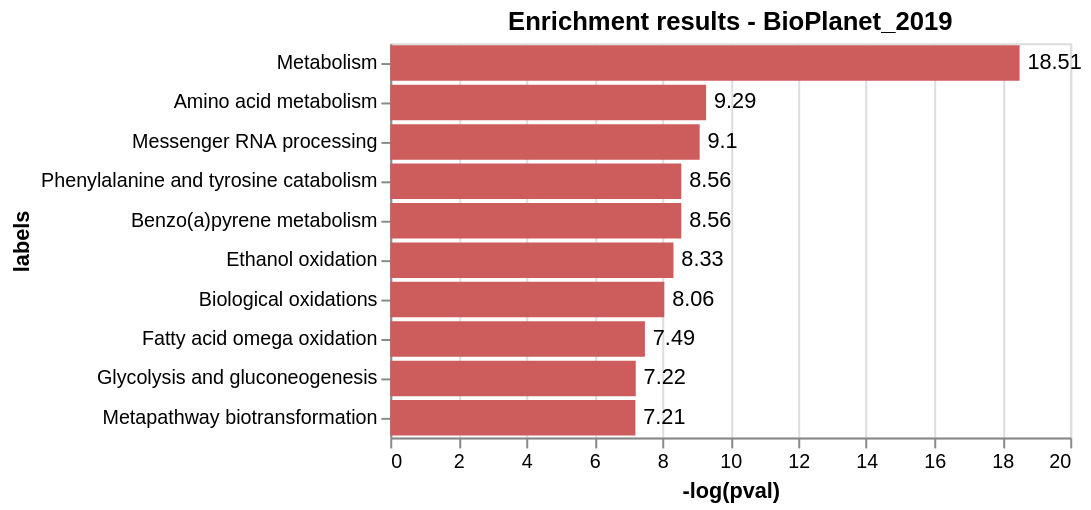

Here is the notebook cell this chart was saved with:
### Code cell
# exp df
df_to_use = X.filter(items =index_exp_prot)
df_to_use.shape[1] 
biom_names = [i.split(".")[0] for i in df_to_use.columns]

# pass the exponential proteins in an enrichment tool to check what pathways are they associated to
import enrich_omics
from enrich_omics import EnrichR

EnrichR.plot_enrichment(biom_names, library_name = 'BioPlanet_2019', max_hits=10, width=345)

### Figure 1 — Vega-Lite specification as saved in the notebook (floating-point values rounded to 4 significant figures)
{"config": {"view": {"continuousWidth": 400, "continuousHeight": 300}}, "layer": [{"mark": {"type": "bar", "color": "indianred"}, "encoding": {"x": {"field": "-log(pval)", "type": "quantitative"}, "y": {"field": "labels", "sort": "-x", "type": "nominal"}}}, {"mark": {"type": "text", "align": "left", "baseline": "middle", "dx": 4}, "encoding": {"text": {"field": "-log(pval)", "type": "quantitative"}, "x": {"field": "-log(pval)", "type": "quantitative"}, "y": {"field": "labels", "sort": "-x", "type": "nominal"}}, "title": "Enrichment results - BioPlanet_2019"}], "data": {"name": "data-20df9dee002988d2c766cd93cb0334dc"}, "height": 200, "width": 345, "$schema": "https://vega.github.io/schema/vega-lite/v4.17.0.json", "datasets": {"data-20df9dee002988d2c766cd93cb0334dc": [{"labels": "Metabolism", "pval": 9.152e-09, "-log(pval)": 18.51}, {"labels": "Amino acid metabolism", "pval": 9.207e-05, "-log(pval)": 9.29}, {"labels": "Messenger RNA processing", "pval": 0.0001112, "-log(pval)": 9.1}, {"labels": "Phenylalanine and tyrosine catabolism", "pval": 0.0001925, "-log(pval)": 8.56}, {"labels": "Benzo(a)pyrene metabolism", "pval": 0.0001925, "-log(pval)": 8.56}, {"labels": "Ethanol oxidation", "pval": 0.0002403, "-log(pval)": 8.33}, {"labels": "Biological oxidations", "pval": 0.000316, "-log(pval)": 8.06}, {"labels": "Fatty acid omega oxidation", "pval": 0.0005566, "-log(pval)": 7.49}, {"labels": "Glycolysis and gluconeogenesis", "pval": 0.0007294, "-log(pval)": 7.22}, {"labels": "Metapathway biotransformation", "pval": 0.0007373, "-log(pval)": 7.21}]}}
